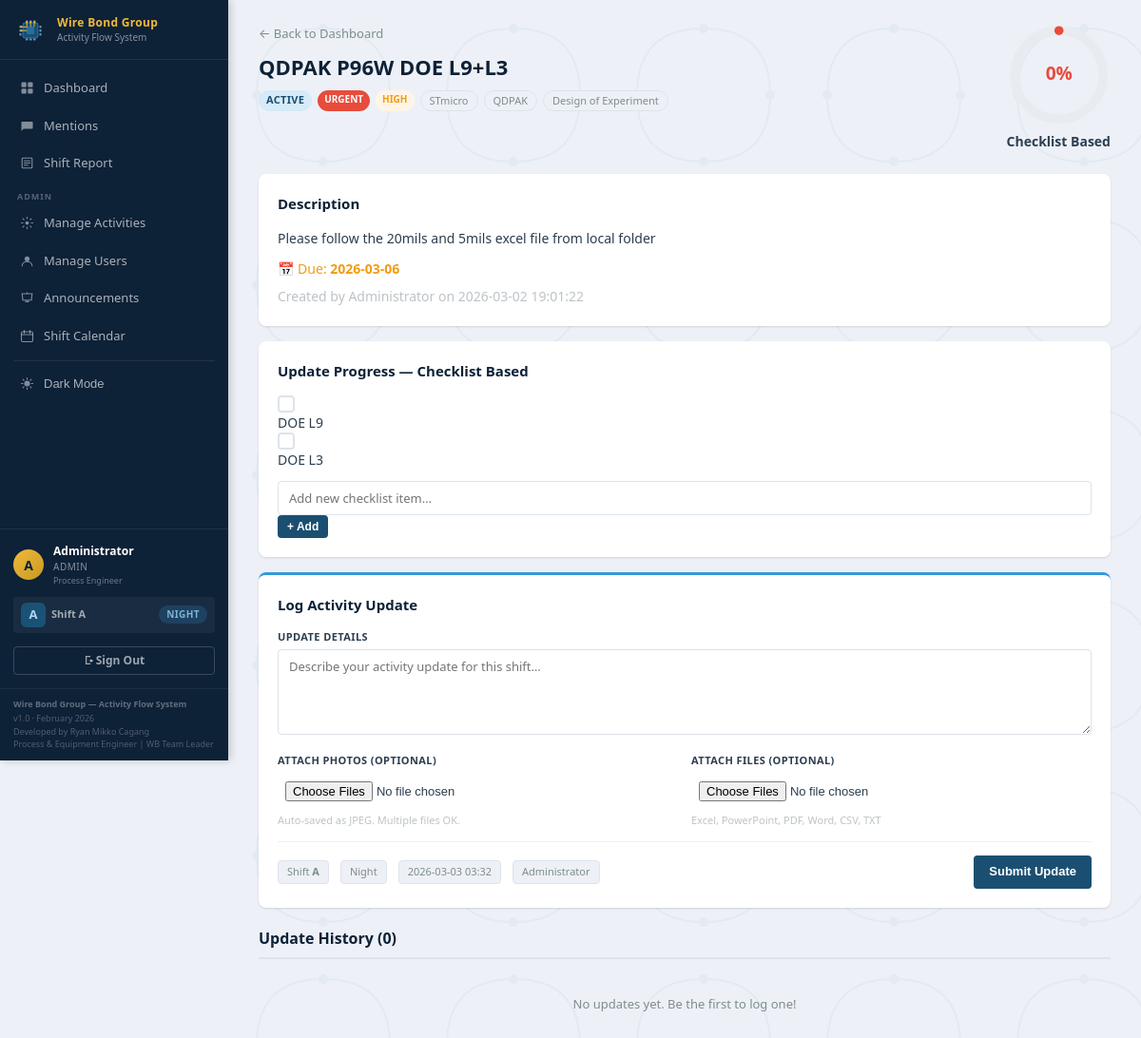
The page /activity/2 (signed in) on the database its author committed.
### tables this page shows
CREATE TABLE users (
        id          INTEGER PRIMARY KEY AUTOINCREMENT,
        username    TEXT    UNIQUE NOT NULL,
        password    TEXT    NOT NULL,
        full_name   TEXT    NOT NULL,
        role        TEXT    DEFAULT 'user',
        shift       TEXT    DEFAULT 'A',
        is_active   INTEGER DEFAULT 1,
        created_at  TEXT    DEFAULT (datetime('now','localtime'))
    , engineer_type TEXT DEFAULT 'Process');

CREATE TABLE activities (
        id          INTEGER PRIMARY KEY AUTOINCREMENT,
        title       TEXT    NOT NULL,
        customer    TEXT,
        device      TEXT,
        category    TEXT,
        description TEXT,
        status      TEXT    DEFAULT 'active',
        priority    TEXT    DEFAULT 'normal',
        is_urgent   INTEGER DEFAULT 0,
        due_date    TEXT,
        created_by  INTEGER,
        created_at  TEXT    DEFAULT (datetime('now','localtime')), progress_type TEXT DEFAULT 'none', progress_total REAL DEFAULT 0, progress_current REAL DEFAULT 0, progress_unit TEXT DEFAULT '', target_engineers TEXT DEFAULT 'Both',
        FOREIGN KEY (created_by) REFERENCES users(id)
    );

CREATE TABLE checklist_items (
        id            INTEGER PRIMARY KEY AUTOINCREMENT,
        activity_id   INTEGER NOT NULL,
        item_text     TEXT    NOT NULL,
        is_completed  INTEGER DEFAULT 0,
        completed_by  INTEGER,
        completed_at  TEXT,
        sort_order    INTEGER DEFAULT 0,
        FOREIGN KEY (activity_id) REFERENCES activities(id),
        FOREIGN KEY (completed_by) REFERENCES users(id)
    );

### app.py (the view)
@app.route('/activity/<int:activity_id>')
@login_required
def activity_detail(activity_id):
    db = get_db()
    activity = db.execute(
        "SELECT a.*, u.full_name AS created_by_name FROM activities a "
        "LEFT JOIN users u ON a.created_by = u.id WHERE a.id = ?",
        (activity_id,)
    ).fetchone()
    if not activity:
        flash('Activity not found.', 'danger')
        return redirect(url_for('dashboard'))
    progress = calc_progress(activity, db)
    updates = db.execute("""
        SELECT au.*, u.full_name AS user_name, u.shift AS user_shift
        FROM activity_updates au
        JOIN users u ON au.user_id = u.id
        WHERE au.activity_id = ?
        ORDER BY au.created_at DESC
    """, (activity_id,)).fetchall()
    updates_with_media = []
    for upd in updates:
        photos = db.execute("SELECT * FROM update_photos WHERE update_id = ?", (upd['id'],)).fetchall()
        files = db.execute("SELECT * FROM update_files WHERE update_id = ?", (upd['id'],)).fetchall()
        updates_with_media.append({'entry': upd, 'photos': photos, 'files': files})
    activity_files = db.execute(
        "SELECT * FROM update_files WHERE activity_id = ? AND update_id IS NULL", (activity_id,)
    ).fetchall()
    checklist = db.execute(
        "SELECT ci.*, u.full_name AS completed_by_name FROM checklist_items ci "
        "LEFT JOIN users u ON ci.completed_by = u.id "
        "WHERE ci.activity_id = ? ORDER BY ci.sort_order, ci.id",
        (activity_id,)
    ).fetchall()
    return render_template('activity_detail.html',
                           activity=activity,
                           progress=progress,
                           updates=updates_with_media,
                           activity_files=activity_files,
                           checklist=checklist)

### templates/activity_detail.html (shortened to what this page needs)
{% extends 'base.html' %}
{% block content %}
<div class="page-header">
    <div>
        <a href="{{ url_for('dashboard') }}" class="back-link">&larr; Back to Dashboard</a>
        <h1 class="page-title">{{ activity.title }}</h1>
        <div class="activity-meta-header">
            <span class="status-badge status-{{ activity.status }}">{{ activity.status | title }}</span>
            {% if activity.is_urgent %}<span class="urgent-badge">URGENT</span>{% endif %}
            <span class="priority-badge priority-{{ activity.priority }}">{{ activity.priority | title }}</span>
            {% if activity.customer %}<span class="meta-pill">{{ activity.customer }}</span>{% endif %}
            {% if activity.device %}<span class="meta-pill">{{ activity.device }}</span>{% endif %}
            {% if activity.category %}<span class="meta-pill">{{ activity.category }}</span>{% endif %}
        </div>
    </div>
    {% if activity.progress_type != 'none' and progress is not none %}
    <div class="detail-progress-wrap">
        {% set r = 34 %}
        {% set circ = 2 * 3.14159 * r %}
        {% set dash = (progress / 100) * circ %}
        {% set gap  = circ - dash %}
        {% if progress >= 75 %}{% set pc = '#27AE60' %}{% elif progress >= 40 %}{% set pc = '#F39C12' %}{% else %}{% set pc = '#E74C3C' %}{% endif %}
        <svg class="progress-donut-lg" viewBox="0 0 80 80">
            <circle cx="40" cy="40" r="{{ r }}" fill="none" stroke="#E8ECF0" stroke-width="7"/>
            <circle cx="40" cy="40" r="{{ r }}" fill="none"
                    stroke="{{ pc }}" stroke-width="7"
                    stroke-dasharray="{{ '%.1f'|format(dash) }} {{ '%.1f'|format(gap) }}"
                    stroke-linecap="round" transform="rotate(-90 40 40)"/>
            <text x="40" y="44" text-anchor="middle" font-size="14" font-weight="800" fill="{{ pc }}">{{ progress | int }}%</text>
        </svg>
        <div class="detail-progress-label">
            <strong>{{ progress_types[activity.progress_type] }}</strong>
        </div>
    </div>
    {% endif %}
</div>
{% if activity.description %}
<div class="card description-card">
    <h3>Description</h3>
    <p>{{ activity.description }}</p>
    {% if activity.due_date %}<p class="due-info">&#128197; Due: <strong>{{ activity.due_date }}</strong></p>{% endif %}
    <p class="created-info">Created by {{ activity.created_by_name }} on {{ activity.created_at }}</p>
</div>
{% endif %}
{% if activity.progress_type != 'none' %}
<div class="card progress-update-card">
    <h3>Update Progress — {{ progress_types[activity.progress_type] }}</h3>
    {% if activity.progress_type == 'checklist' %}
    <div class="checklist-list">
        {% for item in checklist %}
        <form method="POST" action="{{ url_for('toggle_checklist', activity_id=activity.id, item_id=item.id) }}" class="checklist-row">
            <button type="submit" class="checklist-check {% if item.is_completed %}checked{% endif %}" title="Toggle">
            </button>
            <span class="checklist-text {% if item.is_completed %}done{% endif %}">{{ item.item_text }}</span>
        </form>
        {% else %}
        <p class="text-muted">No checklist items yet.</p>
        {% endfor %}
    </div>
    {% if session.get('role') == 'admin' %}
    <form method="POST" action="{{ url_for('admin_add_checklist_item', activity_id=activity.id) }}" class="add-checklist-form">
        <input type="text" name="item_text" class="form-control" placeholder="Add new checklist item…" required>
        <button type="submit" class="btn btn-sm btn-primary">+ Add</button>
    </form>
    {% endif %}
    {% endif %}
</div>
{% endif %}
<div class="card update-form-card">
    <h3>Log Activity Update</h3>
    <form method="POST" action="{{ url_for('add_update', activity_id=activity.id) }}" enctype="multipart/form-data">
        <div class="form-group">
            <label for="update_text">Update Details</label>
            <textarea id="update_text" name="update_text" class="form-control" rows="4"
                      placeholder="Describe your activity update for this shift…" required></textarea>
        </div>
        <div class="form-row">
            <div class="form-group flex-1">
                <label>Attach Photos (optional)</label>
                <input type="file" name="photos" class="form-control-file" multiple accept="image/*">
                <small class="form-hint">Auto-saved as JPEG. Multiple files OK.</small>
            </div>
            <div class="form-group flex-1">
                <label>Attach Files (optional)</label>
                <input type="file" name="files" class="form-control-file" multiple
                       accept=".xlsx,.xls,.pptx,.ppt,.pdf,.docx,.doc,.csv,.txt">
                <small class="form-hint">Excel, PowerPoint, PDF, Word, CSV, TXT</small>
            </div>
        </div>
        <div class="form-footer">
            <div class="auto-fields">
                <span class="auto-field">Shift <strong>{{ current_shift }}</strong></span>
                <span class="auto-field">{{ time_slot }}</span>
                <span class="auto-field">{{ now.strftime('%Y-%m-%d %H:%M') }}</span>
                <span class="auto-field">{{ session.get('full_name') }}</span>
            </div>
            <button type="submit" class="btn btn-primary">Submit Update</button>
        </div>
    </form>
</div>
<div class="updates-section">
    <h3 class="section-title">Update History ({{ updates|length }})</h3>
    {% for item in updates %}
    <div class="update-card">
        <div class="update-header">
            <div class="update-user-info">
                <div class="user-avatar">{{ item.entry.user_name[0] | upper }}</div>
                <div>
                    <span class="update-user-name">{{ item.entry.user_name }}</span>
                    <span class="update-shift-badge">Shift {{ item.entry.shift }}</span>
                </div>
            </div>
            <span class="update-timestamp">{{ item.entry.created_at }}</span>
        </div>
        <div class="update-body"><p>{{ item.entry.update_text }}</p></div>
        {% if item.photos %}
        <div class="update-photos">
            {% for photo in item.photos %}
            <a href="{{ url_for('serve_photo', filename=photo.filename) }}" target="_blank" class="photo-thumb">
                <img src="{{ url_for('serve_photo', filename=photo.filename) }}" alt="{{ photo.original_name }}" loading="lazy">
            </a>
            {% endfor %}
        </div>
        {% endif %}
        {% if item.files %}
        <div class="update-files">
            {% for f in item.files %}
            <a href="{{ url_for('serve_file', activity_id=activity.id, filename=f.filename) }}" class="file-item" target="_blank">
                &#128196; {{ f.original_name }}
            </a>
            {% endfor %}
        </div>
        {% endif %}
    </div>
    {% else %}
    <div class="empty-state small"><p>No updates yet. Be the first to log one!</p></div>
    {% endfor %}
</div>
{% endblock %}

### templates/base.html (shortened to what this page needs)
<!DOCTYPE html>
<html lang="en" data-theme="light">
<head>
    <link rel="stylesheet" href="{{ url_for('static', filename='css/style.css') }}">
</head>
<body>
{% if session.get('user_id') %}
<nav class="navbar">
    <div class="nav-brand">
        <div class="nav-brand-text">
            <span class="nav-title">Wire Bond Group</span>
            <span class="nav-subtitle">Activity Flow System</span>
        </div>
    </div>
    <div class="nav-links">
        <a href="{{ url_for('dashboard') }}" class="nav-link {% if request.endpoint == 'dashboard' %}active{% endif %}">
            Dashboard
        </a>
        <a href="{{ url_for('my_mentions') }}" class="nav-link {% if request.endpoint == 'my_mentions' %}active{% endif %}">
            <svg class="nav-icon-svg" viewBox="0 0 20 20"><path d="M3 4h14a1 1 0 011 1v8a1 1 0 01-1 1H5l-3 3V5a1 1 0 011-1z" fill="currentColor"/></svg>
            Mentions
        </a>
        <a href="{{ url_for('generate_report') }}" class="nav-link {% if request.endpoint == 'generate_report' %}active{% endif %}">
            <svg class="nav-icon-svg" viewBox="0 0 20 20"><path d="M4 3h12a1 1 0 011 1v12a1 1 0 01-1 1H4a1 1 0 01-1-1V4a1 1 0 011-1z" fill="none" stroke="currentColor" stroke-width="1.5"/><path d="M6 7h8M6 10h8M6 13h5" stroke="currentColor" stroke-width="1.5" stroke-linecap="round"/></svg>
            Shift Report
        </a>
        {% if session.get('role') == 'admin' %}
        <div class="nav-section-label">ADMIN</div>
        <a href="{{ url_for('admin_activities') }}" class="nav-link {% if request.endpoint in ['admin_activities'] %}active{% endif %}">
            <svg class="nav-icon-svg" viewBox="0 0 20 20"><circle cx="10" cy="10" r="2.5" fill="currentColor"/><path d="M10 2v2M10 16v2M2 10h2M16 10h2M4.2 4.2l1.4 1.4M14.4 14.4l1.4 1.4M4.2 15.8l1.4-1.4M14.4 5.6l1.4-1.4" stroke="currentColor" stroke-width="1.5" stroke-linecap="round"/></svg>
            Manage Activities
        </a>
        <a href="{{ url_for('admin_users') }}" class="nav-link {% if request.endpoint == 'admin_users' %}active{% endif %}">
            <svg class="nav-icon-svg" viewBox="0 0 20 20"><circle cx="10" cy="7" r="3.5" fill="currentColor"/><path d="M3 17c0-3.5 3.1-6 7-6s7 2.5 7 6" stroke="currentColor" stroke-width="1.5" fill="none" stroke-linecap="round"/></svg>
            Manage Users
        </a>
        <a href="{{ url_for('admin_announcements') }}" class="nav-link {% if request.endpoint == 'admin_announcements' %}active{% endif %}">
            <svg class="nav-icon-svg" viewBox="0 0 20 20"><path d="M3 4h14l-1 9H4L3 4z" fill="none" stroke="currentColor" stroke-width="1.5"/><path d="M8 15h4" stroke="currentColor" stroke-width="2" stroke-linecap="round"/><circle cx="10" cy="3" r="1" fill="currentColor"/></svg>
            Announcements
        </a>
        <a href="{{ url_for('admin_calendar') }}" class="nav-link {% if request.endpoint == 'admin_calendar' %}active{% endif %}">
            <svg class="nav-icon-svg" viewBox="0 0 20 20"><rect x="2" y="4" width="16" height="14" rx="2" fill="none" stroke="currentColor" stroke-width="1.5"/><path d="M2 8h16M6 2v4M14 2v4" stroke="currentColor" stroke-width="1.5" stroke-linecap="round"/></svg>
            Shift Calendar
        </a>
        {% endif %}
        <div class="nav-divider"></div>
        <button class="nav-link theme-toggle-btn" id="theme-toggle" onclick="toggleTheme()" title="Toggle dark mode">
            <svg class="nav-icon-svg theme-icon-sun" viewBox="0 0 20 20"><circle cx="10" cy="10" r="4" fill="currentColor"/><path d="M10 2v2M10 16v2M2 10h2M16 10h2M4.2 4.2l1.4 1.4M14.4 14.4l1.4 1.4M4.2 15.8l1.4-1.4M14.4 5.6l1.4-1.4" stroke="currentColor" stroke-width="1.5" stroke-linecap="round"/></svg>
            <span class="theme-label">Dark Mode</span>
        </button>
    </div>
    <div class="nav-user">
        <div class="nav-user-identity">
            <div class="nav-user-avatar">{{ session.get('full_name', 'U')[0] }}</div>
            <div class="nav-user-details">
                <span class="user-name">{{ session.get('full_name', 'User') }}</span>
                <span class="user-role">{{ session.get('role', 'user') | title }}</span>
                <span class="user-engineer-type">{{ session.get('engineer_type', 'Process') }} Engineer</span>
            </div>
        </div>
        <div class="nav-shift-info">
            <span class="shift-letter-badge shift-{{ session.get('shift','A') | lower }}">{{ session.get('shift','A') }}</span>
            <span class="nav-shift-label">Shift {{ session.get('shift','A') }}</span>
            <span class="time-slot-pill time-slot-{{ time_slot | lower }}">{{ time_slot }}</span>
        </div>
        <a href="{{ url_for('logout') }}" class="btn-outline-nav">
            <svg style="width:13px;height:13px;" viewBox="0 0 20 20" fill="currentColor"><path d="M3 3h8v2H5v10h6v2H3V3z"/><path d="M11 8l4 3-4 3V8z"/><rect x="9" y="10" width="6" height="1.5" rx=".5"/></svg>
            Sign Out
        </a>
    </div>
    <div class="nav-software-info">
        <span class="nav-software-title">Wire Bond Group — Activity Flow System</span>
        <span>v1.0 &middot; February 2026</span>
        <span>Developed by Ryan Mikko Cagang</span>
        <span>Process &amp; Equipment Engineer | WB Team Leader</span>
    </div>
</nav>
{% endif %}
<main class="main-content {% if not session.get('user_id') %}no-nav{% endif %}">
    {% block content %}{% endblock %}
</main>
</body>
</html>

### rows shown on the page
users: get "Administrator", get "Process", created_by_name "Administrator"
activities: title "QDPAK P96W DOE L9+L3", status "ACTIVE", priority "HIGH", customer "STmicro", device "QDPAK", category "Design of Experiment", progress_type "Checklist Based", description "Please follow the 20mils and 5mils excel file from local folder", due_date "2026-03-06", created_at "2026-03-02 19:01:22"
checklist_items: is_completed 0 (drawn), item_text "DOE L9"
checklist_items: is_completed 0 (drawn), item_text "DOE L3"

### other values the page prints
{{ session.get('full_name', 'U')[0] }} "A"
{{ session.get('role', 'user') | title }} "ADMIN"
{{ session.get('shift','A') }} "A"
{{ time_slot }} "NIGHT"
{{ progress | int }} "0"
{{ current_shift }} "A"
{{ time_slot }} "Night"
{{ updates|length }} "0"
